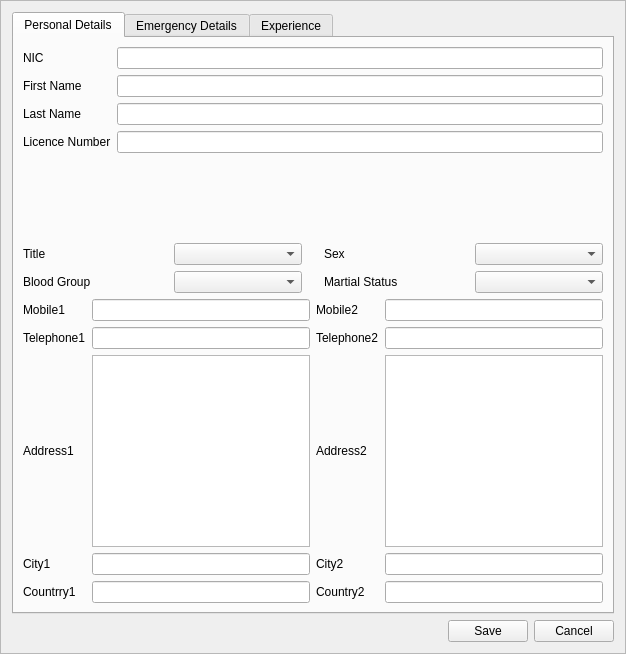
<?xml version="1.0" encoding="UTF-8"?>
<ui version="4.0">
 <class>Frame</class>
 <widget class="QFrame" name="Frame">
  <property name="geometry">
   <rect>
    <x>0</x>
    <y>0</y>
    <width>626</width>
    <height>654</height>
   </rect>
  </property>
  <property name="windowTitle">
   <string>Save Driver Details</string>
  </property>
  <property name="frameShape">
   <enum>QFrame::StyledPanel</enum>
  </property>
  <property name="frameShadow">
   <enum>QFrame::Raised</enum>
  </property>
  <layout class="QVBoxLayout" name="verticalLayout">
   <item>
    <widget class="QTabWidget" name="tabWidget">
     <property name="currentIndex">
      <number>0</number>
     </property>
     <widget class="QWidget" name="tab">
      <attribute name="title">
       <string>Personal Details</string>
      </attribute>
      <layout class="QVBoxLayout" name="verticalLayout_3">
       <item>
        <layout class="QGridLayout" name="gridLayout_3">
         <item row="3" column="0">
          <widget class="QLabel" name="label_6">
           <property name="text">
            <string>Last Name</string>
           </property>
          </widget>
         </item>
         <item row="2" column="0">
          <widget class="QLabel" name="label_5">
           <property name="text">
            <string>First Name</string>
           </property>
          </widget>
         </item>
         <item row="1" column="0">
          <widget class="QLabel" name="label_4">
           <property name="text">
            <string>NIC</string>
           </property>
          </widget>
         </item>
         <item row="1" column="1">
          <widget class="QLineEdit" name="text_nic"/>
         </item>
         <item row="2" column="1">
          <widget class="QLineEdit" name="text_first_name"/>
         </item>
         <item row="3" column="1">
          <widget class="QLineEdit" name="txt_last_name"/>
         </item>
         <item row="4" column="0">
          <widget class="QLabel" name="label_20">
           <property name="text">
            <string>Licence Number</string>
           </property>
          </widget>
         </item>
         <item row="4" column="1">
          <widget class="QLineEdit" name="txt_licence"/>
         </item>
        </layout>
       </item>
       <item>
        <layout class="QGridLayout" name="gridLayout_5" rowstretch="3,6,0,0">
         <property name="horizontalSpacing">
          <number>22</number>
         </property>
         <item row="3" column="0">
          <widget class="QLabel" name="label_9">
           <property name="text">
            <string>Blood Group</string>
           </property>
          </widget>
         </item>
         <item row="3" column="1">
          <widget class="QComboBox" name="cmb_blood_group"/>
         </item>
         <item row="3" column="2">
          <widget class="QLabel" name="label_8">
           <property name="text">
            <string>Martial Status</string>
           </property>
          </widget>
         </item>
         <item row="3" column="3">
          <widget class="QComboBox" name="cmb_status"/>
         </item>
         <item row="2" column="3">
          <widget class="QComboBox" name="cmb_sex">
           <property name="currentText">
            <string/>
           </property>
          </widget>
         </item>
         <item row="2" column="2">
          <widget class="QLabel" name="label_7">
           <property name="text">
            <string>Sex</string>
           </property>
          </widget>
         </item>
         <item row="2" column="0">
          <widget class="QLabel" name="label_21">
           <property name="text">
            <string>Title</string>
           </property>
          </widget>
         </item>
         <item row="2" column="1">
          <widget class="QComboBox" name="cmb_title"/>
         </item>
        </layout>
       </item>
       <item>
        <layout class="QGridLayout" name="gridLayout_4">
         <item row="1" column="1">
          <widget class="QLineEdit" name="text_telephone1"/>
         </item>
         <item row="2" column="0">
          <widget class="QLabel" name="label_12">
           <property name="text">
            <string>Address1</string>
           </property>
          </widget>
         </item>
         <item row="1" column="0">
          <widget class="QLabel" name="label_11">
           <property name="text">
            <string>Telephone1</string>
           </property>
          </widget>
         </item>
         <item row="3" column="0">
          <widget class="QLabel" name="label_13">
           <property name="text">
            <string>City1</string>
           </property>
          </widget>
         </item>
         <item row="4" column="1">
          <widget class="QLineEdit" name="text_country"/>
         </item>
         <item row="4" column="0">
          <widget class="QLabel" name="label_14">
           <property name="text">
            <string>Countrry1</string>
           </property>
          </widget>
         </item>
         <item row="3" column="1">
          <widget class="QLineEdit" name="text_city"/>
         </item>
         <item row="0" column="1">
          <widget class="QLineEdit" name="txt_mobile1"/>
         </item>
         <item row="1" column="2">
          <widget class="QLabel" name="label_16">
           <property name="text">
            <string>Telephone2</string>
           </property>
          </widget>
         </item>
         <item row="2" column="2">
          <widget class="QLabel" name="label_17">
           <property name="text">
            <string>Address2</string>
           </property>
          </widget>
         </item>
         <item row="0" column="0">
          <widget class="QLabel" name="label_10">
           <property name="text">
            <string>Mobile1</string>
           </property>
          </widget>
         </item>
         <item row="4" column="2">
          <widget class="QLabel" name="label_19">
           <property name="text">
            <string>Country2</string>
           </property>
          </widget>
         </item>
         <item row="3" column="2">
          <widget class="QLabel" name="label_18">
           <property name="text">
            <string>City2</string>
           </property>
          </widget>
         </item>
         <item row="0" column="2">
          <widget class="QLabel" name="label_15">
           <property name="text">
            <string>Mobile2</string>
           </property>
          </widget>
         </item>
         <item row="0" column="3">
          <widget class="QLineEdit" name="text_mobile2"/>
         </item>
         <item row="1" column="3">
          <widget class="QLineEdit" name="text_telephone2"/>
         </item>
         <item row="3" column="3">
          <widget class="QLineEdit" name="text_city2"/>
         </item>
         <item row="4" column="3">
          <widget class="QLineEdit" name="text_country2"/>
         </item>
         <item row="2" column="1">
          <widget class="QPlainTextEdit" name="text_address1"/>
         </item>
         <item row="2" column="3">
          <widget class="QPlainTextEdit" name="text_address2"/>
         </item>
        </layout>
       </item>
      </layout>
     </widget>
     <widget class="QWidget" name="tab_2">
      <attribute name="title">
       <string>Emergency Details</string>
      </attribute>
      <layout class="QVBoxLayout" name="verticalLayout_2">
       <item>
        <layout class="QGridLayout" name="gridLayout_2">
         <item row="2" column="0">
          <widget class="QLabel" name="label_3">
           <property name="text">
            <string>Emergency Contat Number</string>
           </property>
          </widget>
         </item>
         <item row="1" column="0">
          <widget class="QLabel" name="label_2">
           <property name="text">
            <string>Relationship to driver</string>
           </property>
          </widget>
         </item>
         <item row="0" column="0">
          <widget class="QLabel" name="label">
           <property name="text">
            <string>Emergency Contat Person Name</string>
           </property>
          </widget>
         </item>
         <item row="0" column="1">
          <widget class="QLineEdit" name="txt_emergency_name"/>
         </item>
         <item row="1" column="1">
          <widget class="QLineEdit" name="text_emergency_relationship"/>
         </item>
         <item row="2" column="1">
          <widget class="QLineEdit" name="text_emergency_number"/>
         </item>
        </layout>
       </item>
       <item>
        <spacer name="verticalSpacer">
         <property name="orientation">
          <enum>Qt::Vertical</enum>
         </property>
         <property name="sizeHint" stdset="0">
          <size>
           <width>20</width>
           <height>40</height>
          </size>
         </property>
        </spacer>
       </item>
      </layout>
     </widget>
     <widget class="QWidget" name="tab_3">
      <attribute name="title">
       <string>Experience</string>
      </attribute>
      <layout class="QGridLayout" name="gridLayout">
       <item row="0" column="0">
        <widget class="QPlainTextEdit" name="txt_experience"/>
       </item>
      </layout>
     </widget>
    </widget>
   </item>
   <item>
    <layout class="QHBoxLayout" name="horizontalLayout">
     <item>
      <spacer name="horizontalSpacer">
       <property name="orientation">
        <enum>Qt::Horizontal</enum>
       </property>
       <property name="sizeHint" stdset="0">
        <size>
         <width>40</width>
         <height>20</height>
        </size>
       </property>
      </spacer>
     </item>
     <item>
      <widget class="QPushButton" name="btn_save">
       <property name="text">
        <string>Save</string>
       </property>
      </widget>
     </item>
     <item>
      <widget class="QPushButton" name="btn_cancel">
       <property name="text">
        <string>Cancel</string>
       </property>
      </widget>
     </item>
    </layout>
   </item>
  </layout>
 </widget>
 <resources/>
 <connections>
  <connection>
   <sender>btn_cancel</sender>
   <signal>clicked()</signal>
   <receiver>Frame</receiver>
   <slot>close()</slot>
   <hints>
    <hint type="sourcelabel">
     <x>572</x>
     <y>524</y>
    </hint>
    <hint type="destinationlabel">
     <x>312</x>
     <y>275</y>
    </hint>
   </hints>
  </connection>
 </connections>
</ui>
